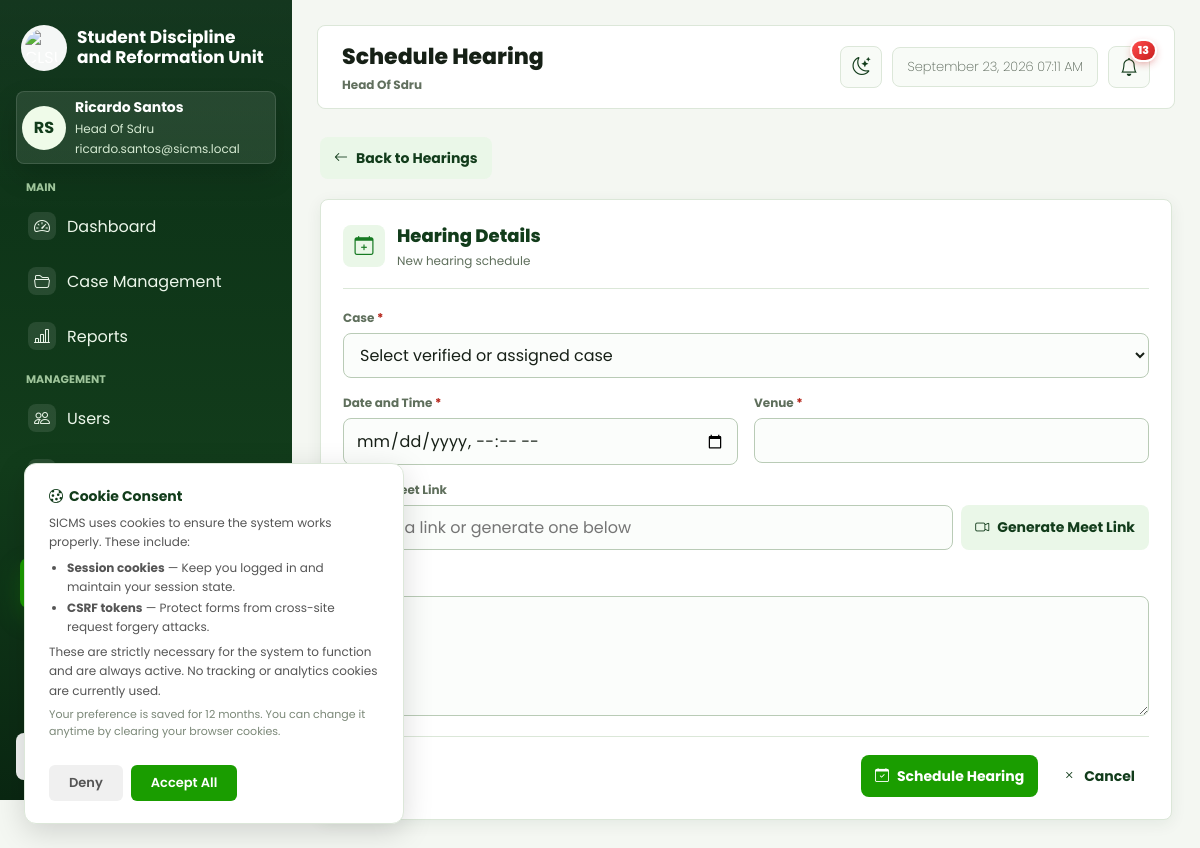
The app's page /web/views/hearings/create.php (signed in) with its own data.
### tables this page shows
CREATE TABLE `accounts` (
  `account_id` int UNSIGNED NOT NULL,
  `first_name` varchar(100) NOT NULL,
  `last_name` varchar(100) NOT NULL,
  `email` varchar(255) NOT NULL,
  `password_hash` varchar(255) DEFAULT NULL,
  `auth_provider` varchar(50) DEFAULT NULL,
  `role` varchar(50) NOT NULL DEFAULT 'student',
  `status` varchar(20) NOT NULL DEFAULT 'active',
  `college_id` int UNSIGNED DEFAULT NULL,
  `student_number` varchar(50) DEFAULT NULL,
  `college` varchar(255) DEFAULT NULL,
  `course` varchar(255) DEFAULT NULL,
  `section` varchar(50) DEFAULT NULL,
  `created_at` datetime NOT NULL DEFAULT CURRENT_TIMESTAMP,
  `updated_at` datetime NOT NULL DEFAULT CURRENT_TIMESTAMP ON UPDATE CURRENT_TIMESTAMP,
  `phone_number` varchar(20) NOT NULL DEFAULT '',
  `gender` varchar(20) NOT NULL DEFAULT '',
  `birthday` date DEFAULT NULL,
  `address` text NOT NULL,
  `profile_pic` varchar(255) DEFAULT NULL
);

### web/views/hearings/create.php (the view, shortened to what the rows shown need)
<?php
require_once __DIR__ . '/../../controllers/HearingController.php';
$controller = new HearingController();
$viewData = $controller->create();
$user = $viewData['user'];
function h($value) {
    return htmlspecialchars((string) $value);
}
?>
<!DOCTYPE html>
<html lang="en">
<head>
    <link rel="stylesheet" href="../layout/style.css">
    <link rel="stylesheet" href="../layout/sidebar.css">
    <link rel="stylesheet" href="https://cdn.jsdelivr.net/npm/bootstrap-icons@1.11.3/font/bootstrap-icons.min.css">
    <link rel="stylesheet" href="../layout/system.css?v=2">
    <link rel="stylesheet" href="../layout/hearings.css">
</head>
<body>
    <div class="dashboard-shell">
        <?php require __DIR__ . '/../layout/sidebar.php'; ?>
        <div class="app-content">
            <?php $pageTitle = 'Schedule Hearing'; require __DIR__ . '/../layout/topbar.php'; ?>
    <main class="wrap hearing-form-page">
        <form class="panel hearing-form-panel" method="POST" action="create.php" data-sicms-validate>
            <div class="hearing-form-heading">
                <div><h2>Hearing Details</h2><p>New hearing schedule</p></div>
            </div>
        </form>
    </main>
        </div>
    </div>
</body>
</html>

### web/views/layout/sidebar.php (shortened to what the rows shown need)
<?php
require __DIR__ . '/navigation.php';
$userEmail = isset($user['email']) ? $user['email'] : '';
?>
<aside class="sidebar" id="app-sidebar">
    <div class="sidebar-profile">
        <div class="avatar" aria-hidden="true"><?php if (!empty($user['profile_pic'])): ?><img src="<?= h(app_url('web/views/settings/profile_pic.php?id=' . (int) $user['account_id'])) ?>" alt=""><?php else: ?><?= h($initials) ?><?php endif; ?></div>
        <div>
            <div class="profile-name"><?= h($displayName) ?></div>
            <div class="profile-role"><?= h($roleLabel) ?></div>
            <div class="profile-email"><?= h($userEmail) ?></div>
        </div>
    </div>
</aside>

### web/views/layout/topbar.php (shortened to what the rows shown need)
<?php
require __DIR__ . '/navigation.php';
require_once __DIR__ . '/../../helpers/Security.php';
$pageTitle = $pageTitle ?? 'Dashboard';
$hidePageTitle = $hidePageTitle ?? false;
?>
<div class="app-topbar-container">
    <header class="app-topbar<?= $hidePageTitle ? ' app-topbar-titleless' : '' ?>">
        <?php if (!$hidePageTitle): ?>
            <div class="app-topbar-title">
                <h1><?= h($pageTitle) ?></h1>
                <p><?= h($roleLabel) ?></p>
            </div>
        <?php endif; ?>
    </header>
</div>

### records on screen
accounts: initials "RS", displayName "Ricardo Santos", role "Head Of Sdru", email "ricardo.santos@sicms.local"

### other values on screen
$groupLabel "MAIN"
$item['label'] "Dashboard"
$item['label'] "Case Management"
$item['label'] "Reports"
$groupLabel "MANAGEMENT"
$item['label'] "Users"
$pageTitle "Schedule Hearing"
$unreadNotificationCount "13"
